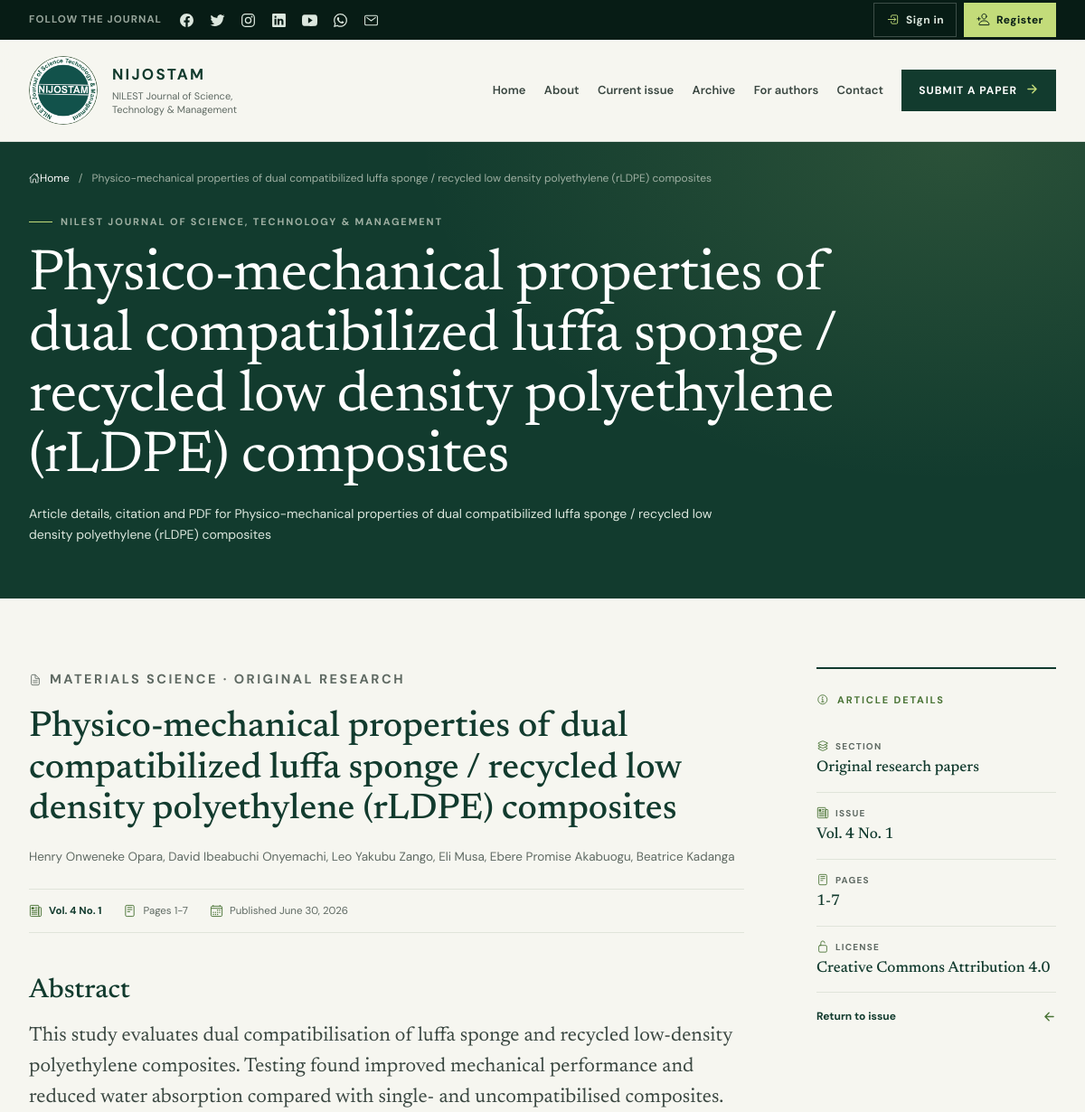
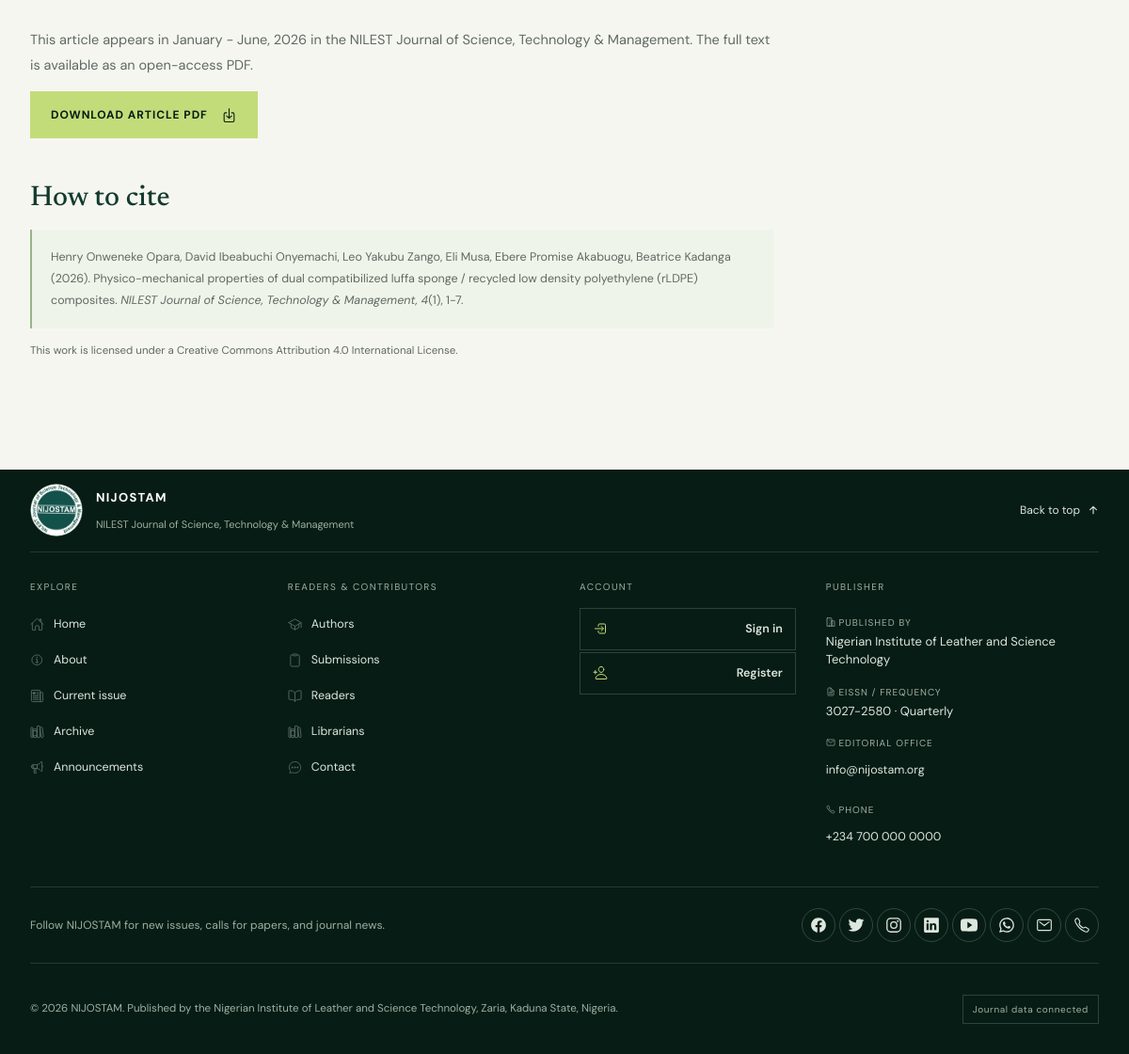
Screenshot of /article.php?id=1 with the database file from the repository (2 pictures, top to bottom).
### tables this page shows
CREATE TABLE `published_articles` (
  `id` int(10) unsigned NOT NULL AUTO_INCREMENT,
  `issue_id` int(10) unsigned NOT NULL,
  `title` varchar(600) NOT NULL,
  `authors` text NOT NULL,
  `pages` varchar(30) NOT NULL,
  `category` varchar(100) NOT NULL,
  `article_url` varchar(500) NOT NULL,
  `pdf_url` varchar(500) NOT NULL,
  `sort_order` smallint(5) unsigned NOT NULL DEFAULT 0,
  `manuscript_id` bigint(20) unsigned DEFAULT NULL,
  `doi` varchar(120) DEFAULT NULL,
  `abstract` text DEFAULT NULL,
  `keywords` varchar(500) DEFAULT NULL,
  `published_at` date DEFAULT NULL,
  `created_at` timestamp NOT NULL DEFAULT current_timestamp(),
  PRIMARY KEY (`id`),
  KEY `fk_articles_issue` (`issue_id`),
  CONSTRAINT `fk_articles_issue` FOREIGN KEY (`issue_id`) REFERENCES `journal_issues` (`id`) ON DELETE CASCADE
);

CREATE TABLE `journal_issues` (
  `id` int(10) unsigned NOT NULL AUTO_INCREMENT,
  `volume` varchar(12) NOT NULL,
  `issue_number` varchar(12) NOT NULL,
  `period` varchar(80) NOT NULL,
  `published_at` date NOT NULL,
  `cover_url` varchar(500) NOT NULL,
  `created_at` timestamp NOT NULL DEFAULT current_timestamp(),
  PRIMARY KEY (`id`)
);

### includes/functions.php (called while the page is built, shortened)
<?php
if (!function_exists('e')) {
    function e($value): string
    {
        return htmlspecialchars((string) $value, ENT_QUOTES | ENT_SUBSTITUTE, 'UTF-8');
    }
}
if (!function_exists('db')) {
    function db(): ?PDO
    {
        global $pdo;
        return $pdo instanceof PDO ? $pdo : null;
    }
}
if (!function_exists('setting')) {
    function setting(string $key, $default = null)
    {
        static $cache = null;
        if ($cache === null) {
            $cache = [];
            $pdo = db();
            if ($pdo instanceof PDO) {
                try {
                    $rows = $pdo->query('SELECT setting_key, setting_value FROM settings')->fetchAll();
                    foreach ($rows as $row) {
                        $cache[$row['setting_key']] = $row['setting_value'];
                    }
                } catch (PDOException $exception) {
                    $cache = [];
                }
            }
        }
        return array_key_exists($key, $cache) && $cache[$key] !== null ? $cache[$key] : $default;
    }
}
if (!function_exists('url')) {
    function url(string $path = ''): string
    {
        $base = APP_BASE_URL === '/' ? '' : APP_BASE_URL;
        return $base . '/' . ltrim($path, '/');
    }
}
if (!function_exists('socialLinks')) {
    function socialLinks(): array
    {
        $links = [];
        foreach (social_channels() as $key => $channel) {
            $url = trim((string) setting($channel['setting'], ''));
            $links[] = [
                'key' => $key,
                'label' => $channel['label'],
                'icon' => $channel['icon'],
                'url' => $url,
            ];
        }
        return $links;
    }
}

### config/app.php (called while the page is built, shortened)
<?php
function social_channels(): array
{
    return $GLOBALS['social_channels'];
}

### includes/auth.php (called while the page is built, shortened)
<?php
if (!function_exists('currentUser')) {
    function currentUser(): ?array
    {
        $userId = $_SESSION['user_id'] ?? null;
        if (!$userId) {
            return null;
        }
        $pdo = db();
        $statement = $pdo->prepare(
            'SELECT id, name, email, role, status, created_at FROM users WHERE id = ? LIMIT 1'
        );
        $statement->execute([(int) $userId]);
        $row = $statement->fetch();
        $user = $row;
        return $user;
    }
}
        ?>

### includes/bootstrap.php (called while the page is built, shortened)
<?php
require_once __DIR__ . '/../config/app.php';
require_once __DIR__ . '/functions.php';
require_once __DIR__ . '/auth.php';
require_once __DIR__ . '/manuscripts.php';
$pdo = $config['pdo'];
function loadArticle(int $articleId): ?array
{
	global $pdo;
	$statement = $pdo->prepare('SELECT a.id, a.issue_id, a.title, a.authors, a.pages, a.category, a.article_url, a.pdf_url, a.doi, a.abstract, i.volume AS issue_volume, i.issue_number, i.period AS issue_period, i.published_at FROM published_articles a INNER JOIN journal_issues i ON i.id = a.issue_id WHERE a.id = ?');
	$statement->execute([$articleId]);
	return $statement->fetch() ?: null;
}

### article.php (the view, shortened to what this page needs)
<?php
require __DIR__ . '/includes/bootstrap.php';
$articleId = filter_input(INPUT_GET, 'id', FILTER_VALIDATE_INT);
$article = $articleId ? loadArticle($articleId) : null;
$pageTitle = $article['title'] ?? 'Article not found';
$pageDescription = $article ? 'Article details, citation and PDF for ' . $article['title'] : 'This journal article could not be found.';
$articleSummaries = [
	1 => 'This study evaluates dual compatibilisation of luffa sponge and recycled low-density polyethylene composites. Testing found improved mechanical performance and reduced water absorption compared with single- and uncompatibilised composites.',
	2 => 'This study assesses the antifungal activity of methanol extracts from three plant species against Malassezia furfur. The individual extracts showed stronger potential than combined extracts, with further in-vivo research recommended.',
	3 => 'The authors examine mechanical and abrasion performance in cow-horn fibre and recycled-polyethylene composites. Their findings indicate that fibre and compatibilisers can improve hardness and abrasion resistance.',
	4 => 'Using a manufacturing-defects dataset as a proxy for tannery processes, this study evaluates a neural-network classifier and interpretable feature analysis for quality-assurance applications.',
	5 => 'This research compares animal- and plant-fibre biofillers in recycled polyethylene. It reports how fibre choice, filler loading and compatibilisers affect water absorption and chemical resistance.',
	6 => 'This study characterises antibiotic resistance in Vibrio isolates from the Wupa wastewater system and river in Abuja, reporting multidrug resistance and recommending expanded environmental surveillance.',
	7 => 'A molecular-docking study investigates compounds from Parkia biglobosa and their interactions with collagen, examining the plant extract’s potential as a lower-impact raw-hide preservative.',
];
require __DIR__ . '/includes/header.php';
?>
<div class="container page-body">
	<?php if (!$article): ?>
		<section class="page-content"><p class="eyebrow eyebrow-green">Page unavailable</p><h2>We couldn’t find that article.</h2><p>It may have moved, or it may not be part of the local journal database.</p><a class="button button-green" href="current-issue.php">Return to current issue</a></section>
	<?php else: ?>
		<?php $articleIssueLabel = 'Vol. ' . $article['issue_volume'] . ' No. ' . $article['issue_number']; ?>
		<div class="article-layout"><article class="page-content"><p class="eyebrow eyebrow-green"><ion-icon name="document-text-outline" aria-hidden="true"></ion-icon> <?= e($article['category']) ?> · Original research</p><h2 class="article-title"><?= e($article['title']) ?></h2><p class="article-authors"><?= e($article['authors']) ?></p><div class="article-meta"><span><ion-icon name="newspaper-outline" aria-hidden="true"></ion-icon><?= e($articleIssueLabel) ?></span><span><ion-icon name="reader-outline" aria-hidden="true"></ion-icon>Pages <?= e($article['pages']) ?></span><span><ion-icon name="calendar-outline" aria-hidden="true"></ion-icon>Published <?= e(date('F j, Y', strtotime($article['published_at']))) ?></span></div><h2>Abstract</h2><p class="page-lead"><?= e($articleSummaries[(int) $article['id']] ?? 'This peer-reviewed study contributes new research in ' . strtolower($article['category']) . '.') ?></p><p>This article appears in <?= e($article['issue_period']) ?> in the NILEST Journal of Science, Technology &amp; Management. The full text is available as an open-access PDF.</p><a class="button button-green" href="<?= e($article['pdf_url']) ?>" target="_blank" rel="noreferrer">Download article PDF <ion-icon name="download-outline" aria-hidden="true"></ion-icon></a><h2>How to cite</h2><p class="citation"><?= e($article['authors']) ?> (<?= e(date('Y', strtotime($article['published_at']))) ?>). <?= e($article['title']) ?>. <em>NILEST Journal of Science, Technology &amp; Management, <?= e($article['issue_volume']) ?></em>(<?= e($article['issue_number']) ?>), <?= e($article['pages']) ?>.</p><p class="license-note">This work is licensed under a Creative Commons Attribution 4.0 International License.</p></article><aside class="page-aside"><p class="eyebrow eyebrow-green"><ion-icon name="information-circle-outline" aria-hidden="true"></ion-icon> Article details</p><dl class="journal-facts"><div><dt><ion-icon name="layers-outline" aria-hidden="true"></ion-icon>Section</dt><dd>Original research papers</dd></div><div><dt><ion-icon name="newspaper-outline" aria-hidden="true"></ion-icon>Issue</dt><dd><?= e($articleIssueLabel) ?></dd></div><div><dt><ion-icon name="reader-outline" aria-hidden="true"></ion-icon>Pages</dt><dd><?= e($article['pages']) ?></dd></div><div><dt><ion-icon name="lock-open-outline" aria-hidden="true"></ion-icon>License</dt><dd>Creative Commons Attribution 4.0</dd></div></dl><a class="aside-action" href="current-issue.php?archive=<?= (int) $article['issue_id'] ?>">Return to issue <ion-icon name="arrow-back-outline" aria-hidden="true"></ion-icon></a></aside></div>
	<?php endif; ?>
</div>
<?php require __DIR__ . '/includes/footer.php'; ?>

### includes/header.php (shortened to what this page needs)
<!doctype html>
<html lang="en">
<head>
	<link rel="stylesheet" href="<?= e(url('assets/css/style.css')) ?>">
</head>
<body id="top">
	<?php $accountUser = currentUser(); $socialLinks = socialLinks(); ?>
	<div class="top-row"><div class="container top-row-inner">
		<?php if ($socialLinks): ?>
			<div class="social-bar">
				<span class="social-bar-label">Follow the journal</span>
				<ul class="social-nav">
					<?php foreach ($socialLinks as $social): ?>
						<li><a href="<?= e($social['url']) ?>" target="_blank" rel="noopener noreferrer" title="<?= e($social['label']) ?>" aria-label="<?= e($social['label']) ?>"><ion-icon name="<?= e($social['icon']) ?>" aria-hidden="true"></ion-icon></a></li>
					<?php endforeach; ?>
					<li><a href="mailto:info@nijostam.org" title="Email the editorial office" aria-label="Email the editorial office"><ion-icon name="mail-outline" aria-hidden="true"></ion-icon></a></li>
				</ul>
			</div>
		<?php endif; ?>
		<div class="account-nav">
			<?php if ($accountUser): ?>
				<a class="account-name" href="<?= e(url(roleHome($accountUser['role']))) ?>" title="<?= e($accountUser['name']) ?>"><ion-icon name="person-circle-outline" aria-hidden="true"></ion-icon><span><?= e($accountUser['name']) ?></span></a>
				<a class="account-link" href="<?= e(url('auth/logout.php')) ?>" aria-label="Sign out" title="Sign out"><ion-icon name="log-out-outline" aria-hidden="true"></ion-icon><span>Sign out</span></a>
			<?php else: ?>
				<a class="account-link" href="<?= e(url('auth/login.php')) ?>"<?= ($activePage ?? '') === 'login' ? ' aria-current="page"' : '' ?> aria-label="Sign in" title="Sign in"><ion-icon name="log-in-outline" aria-hidden="true"></ion-icon><span>Sign in</span></a>
				<a class="account-link account-link-primary" href="<?= e(url('auth/register.php')) ?>"<?= ($activePage ?? '') === 'register' ? ' aria-current="page"' : '' ?> aria-label="Create an account" title="Create an account"><ion-icon name="person-add-outline" aria-hidden="true"></ion-icon><span>Register</span></a>
			<?php endif; ?>
		</div>
	</div></div>
	<header class="site-header" id="siteNav"><div class="container header-inner">
		<a class="brand" href="<?= e(url('index.php')) ?>" aria-label="NIJOSTAM home"><img class="brand-mark" src="<?= e(url('assets/images/asup_journal_logo.png')) ?>" alt=""><span class="brand-copy"><strong>NIJOSTAM</strong><small>NILEST Journal of Science,<br>Technology &amp; Management</small></span></a>
		<nav class="primary-nav" id="primary-nav" aria-label="Main navigation">
			<a href="<?= e(url('index.php')) ?>"<?= ($activePage ?? '') === 'home' ? ' aria-current="page"' : '' ?>>Home</a>
			<a href="<?= e(url('about.php')) ?>"<?= ($activePage ?? '') === 'about' ? ' aria-current="page"' : '' ?>>About</a>
			<a href="<?= e(url('current-issue.php')) ?>"<?= ($activePage ?? '') === 'current-issue' ? ' aria-current="page"' : '' ?>>Current issue</a>
			<a href="<?= e(url('archive.php')) ?>"<?= ($activePage ?? '') === 'archive' ? ' aria-current="page"' : '' ?>>Archive</a>
			<a href="<?= e(url('authors.php')) ?>"<?= ($activePage ?? '') === 'authors' ? ' aria-current="page"' : '' ?>>For authors</a>
			<a href="<?= e(url('contact.php')) ?>"<?= ($activePage ?? '') === 'contact' ? ' aria-current="page"' : '' ?>>Contact</a>
			<a class="nav-submit" href="<?= e(url('submissions.php')) ?>">Submit a paper <span><ion-icon name="arrow-forward-outline" aria-hidden="true"></ion-icon></span></a>
		</nav>
	</div></header>
	<main id="main">
		<?php if (!isset($showPageHero) || $showPageHero): ?>
			<section class="inner-hero"><div class="container"><p class="inner-breadcrumb"><a href="<?= e(url('index.php')) ?>"><ion-icon name="home-outline" aria-hidden="true"></ion-icon>Home</a><span aria-hidden="true">/</span><?= e($pageTitle ?? 'NIJOSTAM') ?></p><p class="eyebrow"><span class="eyebrow-rule"></span>NILEST Journal of Science, Technology &amp; Management</p><h1><?= e($pageTitle ?? 'NIJOSTAM') ?></h1><p class="inner-description"><?= e($pageDescription ?? '') ?></p></div></section>
		<?php endif; ?>

### rows the page displays
published_articles: title "Physico-mechanical properties of dual compatibilized luffa sponge / recycled low density polyethylene (rLDPE) composites", title "Article details, citation and PDF for Physico-mechanical properties of dual compatibilized luffa sponge / recycled low density polyethylene (rLDPE) composites", category "MATERIALS SCIENCE", authors "Henry Onweneke Opara, David Ibeabuchi Onyemachi, Leo Yakubu Zango, Eli Musa, Ebere Promise Akabuogu, Beatrice Kadanga", issue.issue_number "Vol. 4 No. 1", pages "1-7", issue.published_at "June 30, 2026", id "This study evaluates dual compatibilisation of luffa sponge and recycled low-density polyethylene composites. Testing found improved mechanical performance and reduced water absorption compared with single- and uncompatibilised composites.", issue.period "January - June, 2026", issue.published_at "2026", issue.volume "4", issue.issue_number "1"
